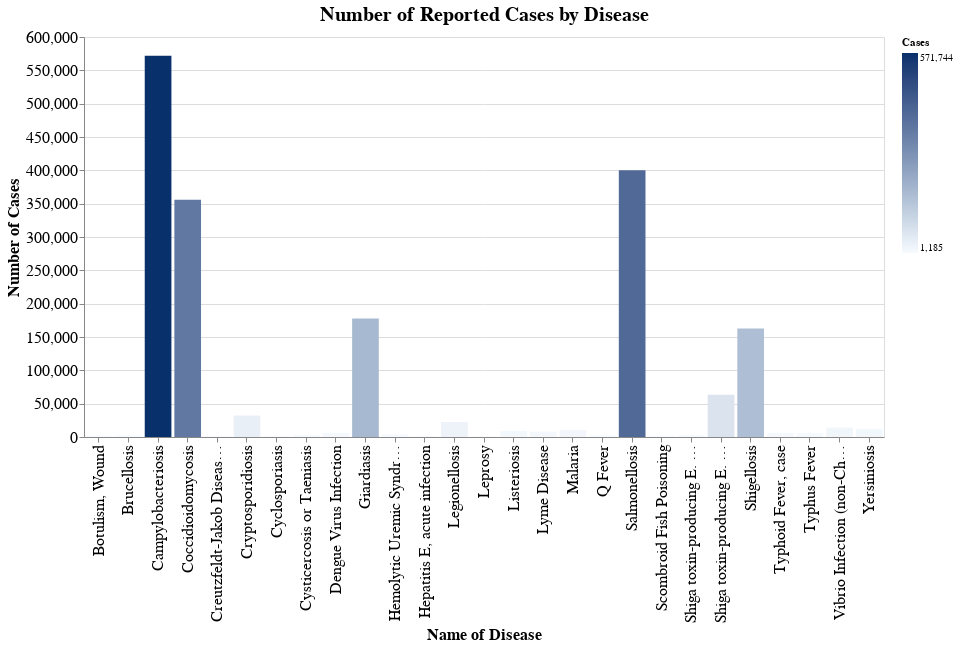

Here is the notebook cell this chart was saved with:
### Code cell
disease_cases_df = pd.DataFrame({'Disease': Disease_cases['Disease'], 'Cases': Disease_cases['Cases']})
cmap = alt.Scale(domain=(disease_cases_df['Cases'].min(), disease_cases_df['Cases'].max()), range=['#f7fbff', '#08306b'], type='linear')
chart = alt.Chart(disease_cases_df, title='Number of Reported Cases by Disease').mark_bar().encode(
    alt.X('Disease:O', axis=alt.Axis(labelAngle=-90, labelFontSize=16, title='Name of Disease')),
    alt.Y('Cases:Q', axis=alt.Axis(labelFontSize=16, title='Number of Cases')),
    color=alt.Color('Cases:Q', scale=cmap)
).configure_axis(
    labelFontSize=14,
    titleFontSize=16
).configure_view(
    height=400,
    width=800
).configure_title(
    fontSize=20,
    fontWeight='bold'
)
chart

### Figure 1 — Vega-Lite specification as saved in the notebook (floating-point values rounded to 4 significant figures)
{"config": {"view": {"continuousWidth": 400, "continuousHeight": 300, "height": 400, "width": 800}, "axis": {"labelFontSize": 14, "titleFontSize": 16}, "title": {"fontSize": 20, "fontWeight": "bold"}}, "data": {"name": "data-09eaf834aa9f1b46a4219058f794ca84"}, "mark": "bar", "encoding": {"color": {"field": "Cases", "scale": {"domain": [1185.0, 571700.0], "range": ["#f7fbff", "#08306b"], "type": "linear"}, "type": "quantitative"}, "x": {"axis": {"labelAngle": -90, "labelFontSize": 16, "title": "Name of Disease"}, "field": "Disease", "type": "ordinal"}, "y": {"axis": {"labelFontSize": 16, "title": "Number of Cases"}, "field": "Cases", "type": "quantitative"}}, "title": "Number of Reported Cases by Disease", "$schema": "https://vega.github.io/schema/vega-lite/v4.17.0.json", "datasets": {"data-09eaf834aa9f1b46a4219058f794ca84": [{"Disease": "Botulism, Wound", "Cases": 2126.0}, {"Disease": "Brucellosis", "Cases": 2258.0}, {"Disease": "Campylobacteriosis", "Cases": 571700.0}, {"Disease": "Coccidioidomycosis", "Cases": 355800.0}, {"Disease": "Creutzfeldt-Jakob Disease and other Transmissible Spongiform Encephalopathies", "Cases": 1819.0}, {"Disease": "Cryptosporidiosis", "Cases": 32240.0}, {"Disease": "Cyclosporiasis", "Cases": 1825.0}, {"Disease": "Cysticercosis or Taeniasis", "Cases": 3258.0}, {"Disease": "Dengue Virus Infection", "Cases": 6145.0}, {"Disease": "Giardiasis", "Cases": 177900.0}, {"Disease": "Hemolytic Uremic Syndrome", "Cases": 3979.0}, {"Disease": "Hepatitis E, acute infection", "Cases": 1376.0}, {"Disease": "Legionellosis", "Cases": 22460.0}, {"Disease": "Leprosy", "Cases": 1185.0}, {"Disease": "Listeriosis", "Cases": 9259.0}, {"Disease": "Lyme Disease", "Cases": 8198.0}, {"Disease": "Malaria", "Cases": 10410.0}, {"Disease": "Q Fever", "Cases": 2262.0}, {"Disease": "Salmonellosis", "Cases": 400000.0}, {"Disease": "Scombroid Fish Poisoning", "Cases": 1918.0}, {"Disease": "Shiga toxin-producing E. coli (STEC) with HUS", "Cases": 2881.0}, {"Disease": "Shiga toxin-producing E. coli (STEC) without HUS", "Cases": 63420.0}, {"Disease": "Shigellosis", "Cases": 162700.0}, {"Disease": "Typhoid Fever, case", "Cases": 6141.0}, {"Disease": "Typhus Fever", "Cases": 5557.0}, {"Disease": "Vibrio Infection (non-Cholera)", "Cases": 14160.0}, {"Disease": "Yersiniosis", "Cases": 11740.0}]}}
